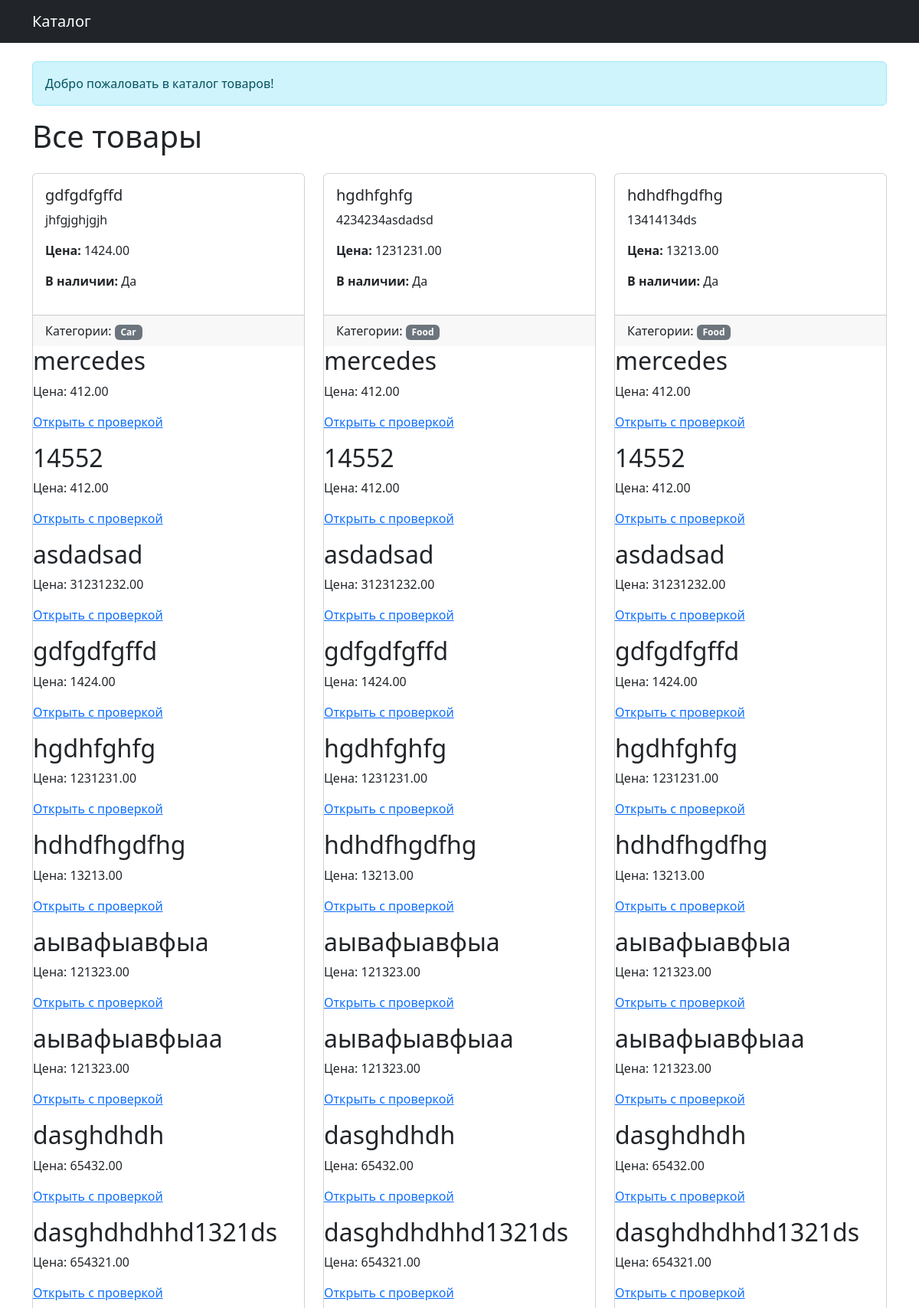
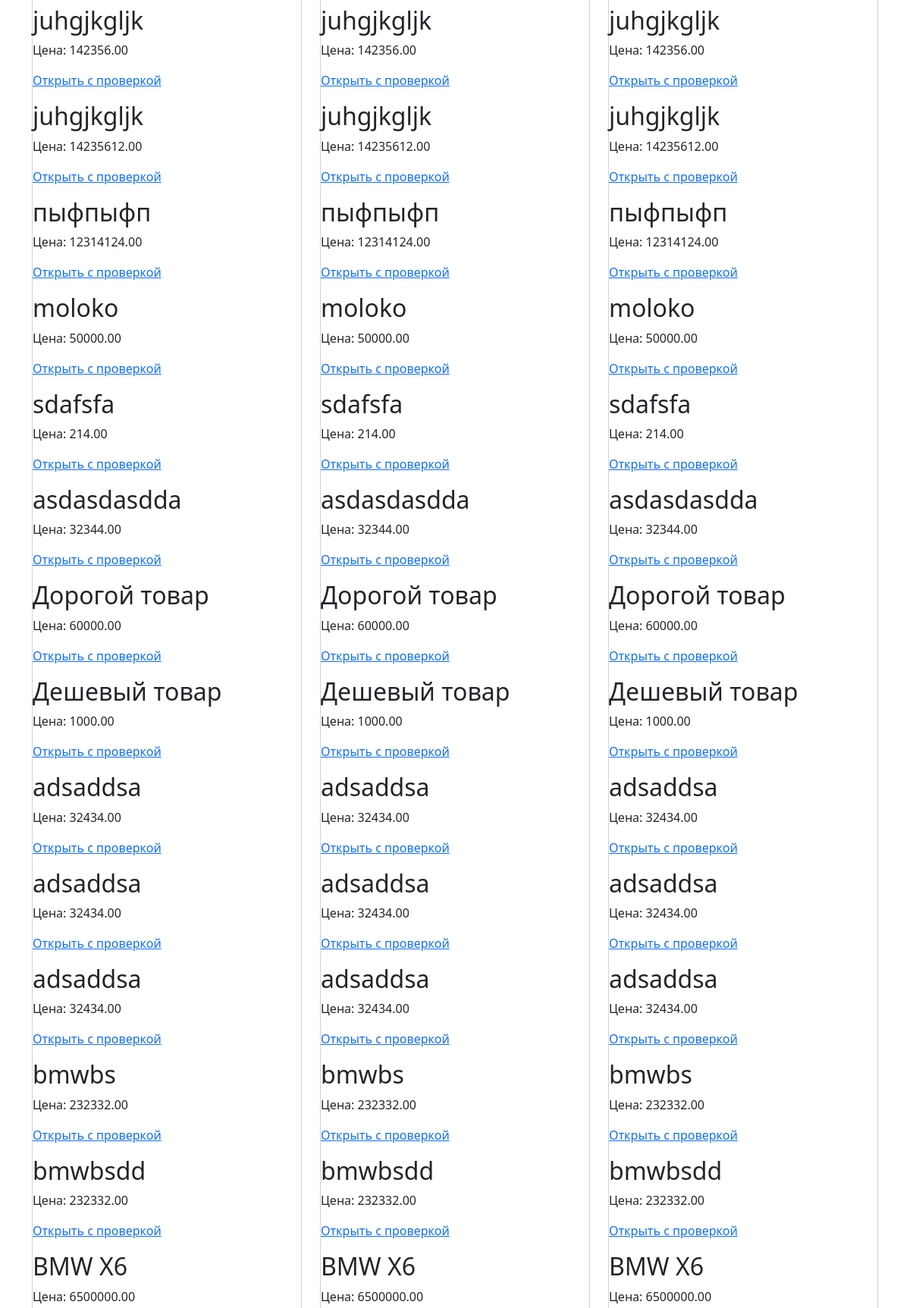
Screenshot of /shop/list/?page=2 (upper part) with the database file from the repository (2 pictures, top to bottom).
### shop/models.py (models this page shows, shortened)
class Product(models.Model):
    title = models.CharField(max_length=30, verbose_name='название')
    description = models.TextField(verbose_name='описание', blank=True)
    price = models.DecimalField(max_digits=10,decimal_places=2, verbose_name='цена')
    available = models.BooleanField(verbose_name='наличие', default=True)
    data_added = models.DateField(auto_now_add=True, verbose_name='дата добавления')
    categories = models.ManyToManyField('Category', related_name='products')
    objects = ProductManager()

class Category(models.Model):
    name = models.CharField(max_length=50)
    description = models.TextField(default='без описания')

### shop/views.py (the view)
# urls.py: path('list/', product_list, name='product_list'),
def product_list(request):
    products = Product.objects.all()
    signed_products = []
    for p in products:
        signed_id = signing.dumps({"id": p.id})
        signed_products.append((p, signed_id))
    paginator = Paginator(products, 3)
    page_number = request.GET.get('page')
    page_obj = paginator.get_page(page_number)
    return render(request, 'products_list.html', {'products': page_obj.object_list, 'page_obj' : page_obj, 'signed_products': signed_products})

### shop/models.py (called while the page is built)
    def get_queryset(self):
        return ProductQuerySet(self.model, using=self._db)

### shop/templates/products_list.html (shortened to what this page needs)
<!DOCTYPE html>
<html>
<head>
    <link href="https://cdn.jsdelivr.net/npm/bootstrap@5.3.2/dist/css/bootstrap.min.css" rel="stylesheet">
</head>
<body class="d-flex flex-column min-vh-100">
<nav class="navbar navbar-expand-lg navbar-dark bg-dark">
  <div class="container">
    <a class="navbar-brand" href="#">Каталог</a>
  </div>
</nav>
<div class="container my-4">
    <div class="alert alert-info">Добро пожаловать в каталог товаров!</div>
    <h1 class="mb-4">Все товары</h1>
    {% if products %}
        <div class="row g-4">
        {% for product in products %}
            <div class="col-md-4">
                <div class="card h-100">
                    <div class="card-body">
                        <h5 class="card-title">{{ product.title }}</h5>
                        <p class="card-text">{{ product.description|truncatechars:100 }}</p>
                        <p><strong>Цена:</strong> {{ product.price }}</p>
                        <p><strong>В наличии:</strong> {{ product.available|yesno:"Да,Нет" }}</p>
                    </div>
                    <div class="card-footer">
                        Категории:
                        {% for cat in product.categories.all %}
                            <span class="badge bg-secondary">{{ cat.name }}</span>
                        {% empty %}
                            <span class="text-muted">Нет категорий</span>
                        {% endfor %}
                    </div>
                    {% for product, signed_id in signed_products %}
                  <div>
                    <h2>{{ product.title }}</h2>
                    <p>Цена: {{ product.price }}</p>
                    <p>
                      <a href="{% url 'check_product' signed_id %}">Открыть с проверкой</a>
                    </p>
                  </div>
                {% endfor %}
                </div>
            </div>
        {% endfor %}
        </div>
    {% else %}
        <div class="alert alert-warning">Товаров пока нет.</div>
    {% endif %}
</div>
</body>
</html>

### rows the page displays
Product: title "gdfgdfgffd", description "jhfgjghjgjh", price "1424.00", available "Да"
Category: name "Car"
Product: title "mercedes", price "412.00"
Product: title "14552", price "412.00"
Product: title "asdadsad", price "31231232.00"
Product: title "hgdhfghfg", price "1231231.00", description "4234234asdadsd", available "Да"
Product: title "hdhdfhgdfhg", price "13213.00", description "13414134ds", available "Да"
Product: title "аывафыавфыа", price "121323.00"
Product: title "аывафыавфыаa", price "121323.00"
Product: title "dasghdhdh", price "65432.00"
Product: title "dasghdhdhhd1321ds", price "654321.00"
Product: title "juhgjkgljk", price "142356.00"
Product: title "juhgjkgljk", price "14235612.00"
Product: title "пыфпыфп", price "12314124.00"
Product: title "moloko", price "50000.00"
Product: title "sdafsfa", price "214.00"
Product: title "asdasdasdda", price "32344.00"
Product: title "Дорогой товар", price "60000.00"
Product: title "Дешевый товар", price "1000.00"
Product: title "adsaddsa", price "32434.00"
Product: title "adsaddsa", price "32434.00"
Product: title "adsaddsa", price "32434.00"
Product: title "bmwbs", price "232332.00"
Product: title "bmwbsdd", price "232332.00"
Product: title "BMW X6", price "6500000.00"
Category: name "Food"
